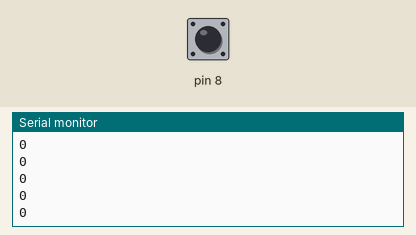
This sketch was run on a simulated Arduino Uno, built with avr-gcc and run on an emulated ATmega328P. Shown: the last lines printed to the serial monitor. The inputs (shaded band) are chosen by the test bench; at power-on: pin 8 HIGH.

Above: at 1.2 s.
1.3 s: pin 8 pulled LOW for 0.15 s
At 2.1 s:
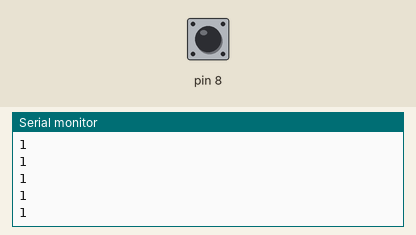
2.9 s: pin 8 pulled LOW for 1 s
At 3.9 s:
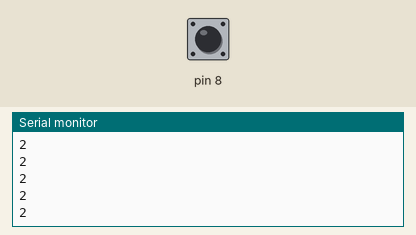
5.4 s: pin 8 pulled LOW for 0.15 s
At 6.0 s:
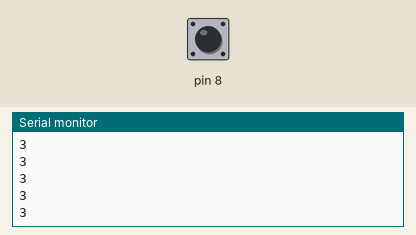
Timing chart, 0 to 7.8 s (numbered marks = the images above; inputs shaded):
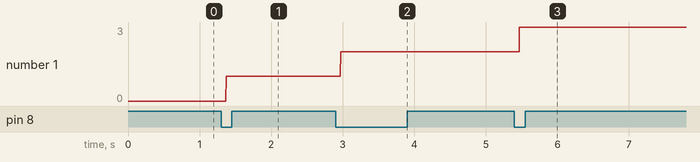

The sketch:

numarare_apasari_buton_apasare.ino
```cpp
int prevValue = HIGH;
int value = HIGH;
int apasari = 0;


void setup() {
  // put your setup code here, to run once:
  pinMode(8, INPUT_PULLUP);
  Serial.begin(9600);
}

void loop() {
  // put your main code here, to run repeatedly:
  prevValue = value;
  value = digitalRead(8);

  if (prevValue == HIGH && value == LOW) {
    apasari++;

  }
  Serial.println(apasari);
}
```

Measured:
- after the input at 1.3 s, the serial monitor: prints a new line after 0.07 s (image 1)
- after the input at 2.9 s, the serial monitor: prints a new line after 0.07 s (image 2)
- after the input at 5.4 s, the serial monitor: prints a new line after 0.07 s (image 3)
- plotted number 1: 0 → 1 after the input at 1.3 s, 1 → 2 after the input at 2.9 s, 2 → 3 after the input at 5.4 s
